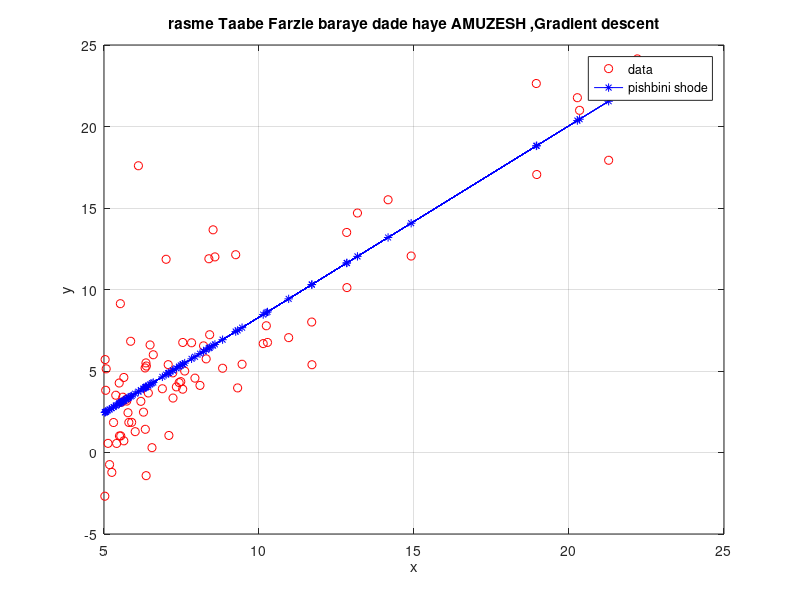
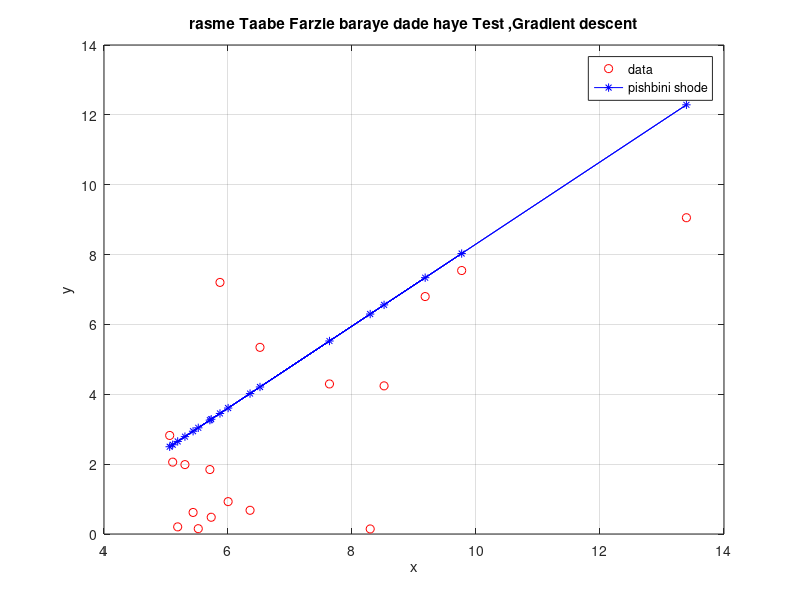
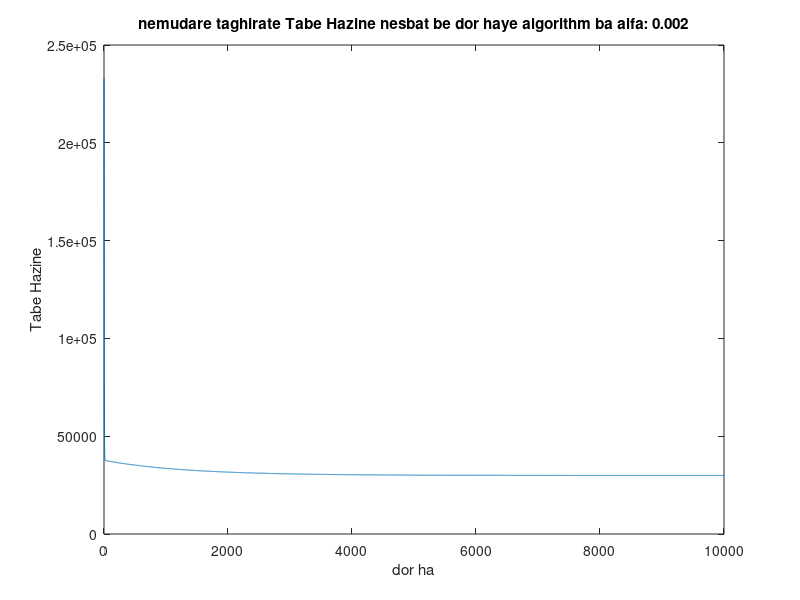

MATLAB code to generate these figures, in order:
%in barname Matlab baraye LINEAR REGRESSION ba GRADIENT DESCENT ast.baraye
%ejraye barname hame barname ra entekhab karde(crtl+a va crtl+c)va dar
%workspace matlab paste namaeid.baraye estefae az normal sazi data ha az
%load mydatadev va Alfa marbute estefade konid.

clc;
clear all;
close all;
%load data shamele 70% train data va 30%test data

%data haye normal sazi shode

%load mydatadev 

%formule sazi baraye data haye normal sazi shode.tavajoh shavad ke inja
%faghat data haye train in eghdam anjam mipazirad va faghat formule kar
%tashrih shode ast.baraye anjame in amal bayad kole dade ha entekhab
%shavand.pas ba formule zir eghdam be ejraye barname nakonid va az
%mydatadev estefade konid ke marahele kar anjam shode ast.
%NM=length(c);
%MM=sum(c)/NM;
%sss=sum(c);
%STDV=sqrt(((sss-MM).^2)/(NM-1));
%c(:,1)=(c-MM)/STDV;
%x=c

%data haye saade
load mydata
x=c;
y=d;
L = length(y); 
x = [ ones(L,1) x]; 
F = size(x,2); 
Teta = [0;0];
%zarib gaame alfa
Alfa = 0.002;
%alfa baraye data haye normalsazi shode
%Alfa = 0.2;
T_Hazine = [0;0];
for n = 1:10000 %tedad tekrare algorithm
	T_Farzie = (x*Teta); %tabe farzie
	T_Farzie_v = T_Farzie*ones(1,F);
	Y = y*ones(1,F);
	Teta = Teta - Alfa*1/L*sum((T_Farzie_v - Y).*x).';%moshtaghe tabe e hazine gradient descent
	T_Hazine(:,n) = (1/2*L)*sum(((T_Farzie_v - Y)).^2).';  %tabe e hazine 
end

%tarsime tasivre train
figure(1);
plot(x(:,2),y, 'ro');
hold on
plot(x(:,2),T_Farzie,'b*-');
legend('data', 'pishbini shode');
grid on;xlabel('x');ylabel('y');title('rasme Taabe Farzie baraye dade haye AMUZESH ,Gradient descent');
%tarsime tasivre test
hh=Teta(1,:)+Teta(2,:)*e;
LL=length(f);
figure(2);
plot(e(:,1),f, 'ro');
hold on
plot(e(:,1),hh,'b*-');
legend('data', 'pishbini shode');
grid on;
xlabel('x');
ylabel('y');
title('rasme Taabe Farzie baraye dade haye Test ,Gradient descent');
%mohasebe error data test
T_Hazine1(:,:) = (sum(((e - f).^2).'))/(e.^2);
error=sum((T_Hazine1))/LL

figure(3);
plot(1:n,T_Hazine(1,:),'-');xlabel('dor ha');ylabel('Tabe Hazine');title(['nemudare taghirate Tabe Hazine nesbat be dor haye algorithm ba alfa: ' num2str(Alfa)]);
